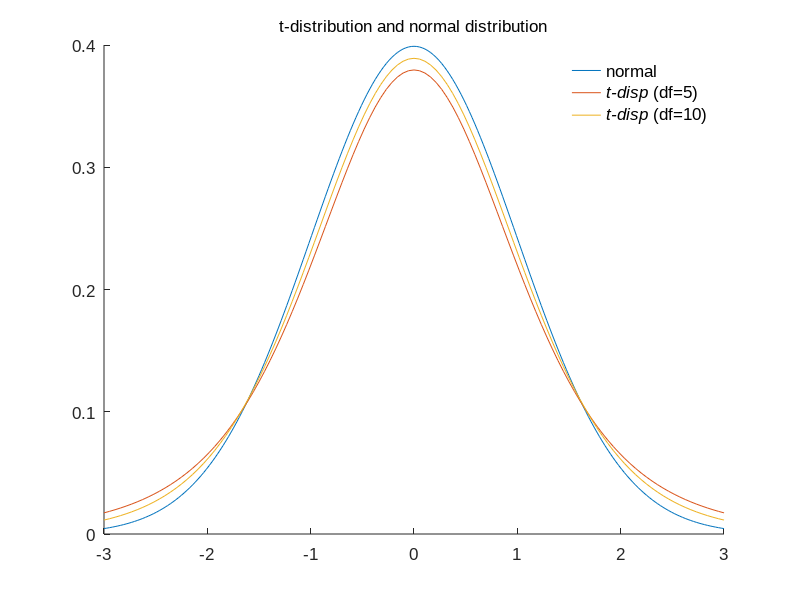
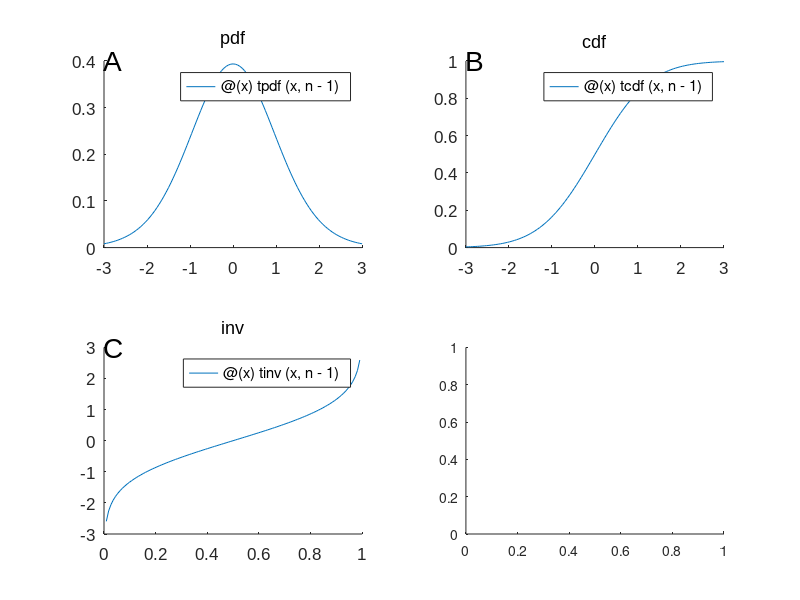

MATLAB code for these plots, in order: (Note: this script raises an error after producing the figures.)
%% topic16code.m  Illustration of some statistical functions

%% COMPARE T DISTRIBUTION AND NORMAL DISTRIBUTION
close all;
font_params = ... % use 3 dots to change line
    {'fontsize',12, 'fontname', 'Arial', 'fontweight', 'normal'}; % store in a cell
figure(1); set(gcf,'Name','normal_vs_t');
hold on
fplot( @(x) normpdf(x,0,1) , [ -3 3 ]);
fplot( @(x) tpdf(x, 5) , [ -3 3 ]);
fplot( @(x) tpdf(x, 10) , [ -3 3 ]);
set(gca, font_params{:})
% print legend, use '{\it ... }' to do italic script
legend('normal','{\itt-disp} (df=5)','{\itt-disp} (df=10)', 'box', 'off', font_params{:});
title('t-distribution and normal distribution', font_params{:});
hold off
% t-distribution is designed to account 
% for uncertainty with smaller sample sizes
% t-distribution approaches normal distribution as sample size (df) gets larger

%% STUDENT'S T-DISTRIBUTION
figure(2); set(gcf,'Name','student''s t');
n = 20;
fig_labels = {'A','B','C','D'};
for z = 1:4
    subplot(2,2,z); 
    switch z
        case 1
            fplot( @(x) tpdf(x, n-1) , [ -3 3 ]); title('pdf', font_params{:});
        case 2
            fplot( @(x) tcdf(x, n-1) , [ -3 3 ]);  title('cdf', font_params{:});
        case 3
            fplot( @(x) tinv(x, n-1) , [  0 1 ]);  title('inv', font_params{:});
        case 4
            histogram( trnd(n-1 ,[ 10000 1 ]), 20);  set(gca,'xlim',[-4,4]);  title('rnd', font_params{:});
    end    
    set(gca, font_params{:}, 'box', 'off')
    text(min(get(gca,'xlim')), max(get(gca,'ylim')), fig_labels{z}, font_params{:}, 'fontsize', 20); 
end

%% RUN THE T-TEST BY HAND
x   = 11+3*randn([ 1 n ]);                          % make up some data
mu0 = 10;                                           % hypothesize a mean
muhat    = mean(x);                                 % get the sample mean
sigmahat = std(x);                                  % get the sample standard deviation
t  = (muhat-mu0)/(sigmahat/sqrt(n));                % calculate the t statistic
plow  =   tcdf(t,n-1)                               % probability that t is at least this low (left-tailed test)
phigh = 1-tcdf(t,n-1)                               % probability that t is at least this high (right-tailed test)
p2    = tcdf(-abs(t),n-1) + (1-tcdf(abs(t),n-1))    % probability that t is at least this far from zero (two-tailed test)

%% ADD TO FIGURE
figure(2);
subplot(2,2,1);
hold on
plot([t,t],linspace(0,.4,2), 'r-')
hold off
subplot(2,2,2);
hold on
plot(t,plow, 'ro')
hold off

subplot(2,2,3);
hold on
plot(plow,t, 'ro')

%% compare to matlab

% use matlab's ttest function:
[t_sig, t_p, t_ci, stat] = ttest(x, 10, 'tail', 'both')

stat.sig = t_sig;
stat.p = t_p;
stat.ci = t_ci;

% use ttest2 for unpaired two-sample tests, 
% and ttest for one-sample and paired samples

%% two-way anova
x = [ 15    20    18
      13    21    16
      15    20    20
      11    16    14
      13    18    16
      15    20    18
      14    19    17
      15    20    18
      14    19    17
      11    16    14
      15    20    18
      15    20    18 ];
nobs=3; % indicate the number of repeats over rows
        % because there are 12 rows in x, the row factor has 4 levels
p_an1 = anova2(x,nobs, 'on')

%% unbalanced anova

x = x(:); % convert to a vector
group_var(1) = {[ones(12,1); ones(12,1)*2; ones(12,1)*3]}; % column factor
group_var(2) = {reshape(repmat(1:4,3,3),numel(x),1)};      % row factor 
                                                           % [1; 1; 1; 2; 2; 2; 3; 3; 3; ...]
p_an2 = anovan(x,group_var, 'model', 'interaction' )       % gives the same result

% more than two levels possible and
% lots of other settings, specify fixed and random effects etc. 

%% even better: save as csv and analyze in R or JASP
% ... or any other software that you prefer
tbl = table(group_var{1}, group_var{2}, x,'VariableNames', {'factor1','factor2','data'});
writetable(tbl, '~/Desktop/test.csv', 'Delimiter',',','QuoteStrings',true);
